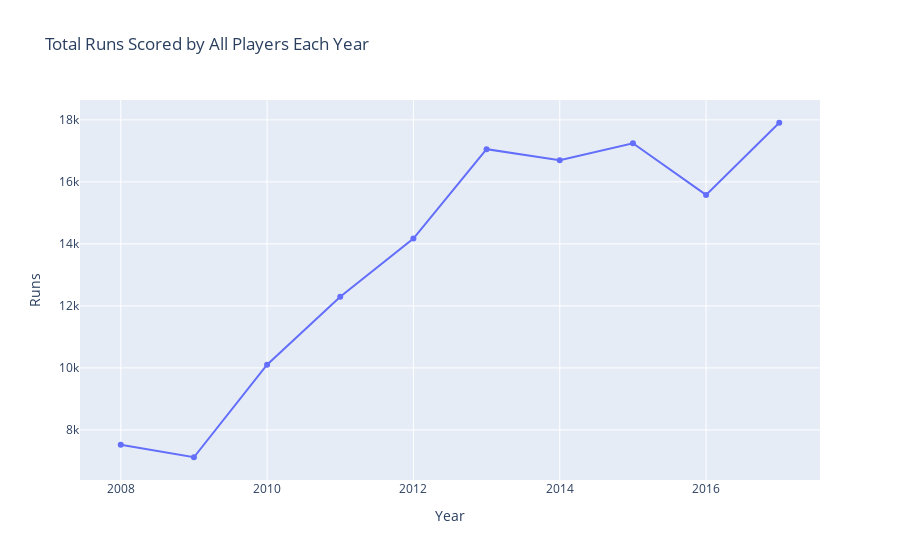

Write notebook code for a chart like this one.
### Code cell
# Replace 'Year' with your actual year/Year column name
yearly_runs = df.groupby('Year')['Runs'].sum().reset_index()
fig = px.line(yearly_runs, x='Year', y='Runs', markers=True, title='Total Runs Scored by All Players Each Year')
fig.show()

### Figure 1 — Plotly figure (JSON) as saved in the notebook; plotly's stock layout.template omitted (floating-point values rounded to 4 significant figures)
{"data": [{"hovertemplate": "Year=%{x}<br>Runs=%{y}<extra></extra>", "legendgroup": "", "line": {"color": "#636efa", "dash": "solid"}, "marker": {"symbol": "circle"}, "mode": "lines+markers", "name": "", "orientation": "v", "showlegend": false, "type": "scatter", "x": [2008, 2009, 2010, 2011, 2012, 2013, 2014, 2015, 2016, 2017], "xaxis": "x", "y": [7521, 7118, 10105, 12299, 14174, 17057, 16698, 17247, 15582, 17909], "yaxis": "y"}], "layout": {"legend": {"tracegroupgap": 0}, "title": {"text": "Total Runs Scored by All Players Each Year"}, "xaxis": {"anchor": "y", "domain": [0, 1], "title": {"text": "Year"}}, "yaxis": {"anchor": "x", "domain": [0, 1], "title": {"text": "Runs"}}}}
